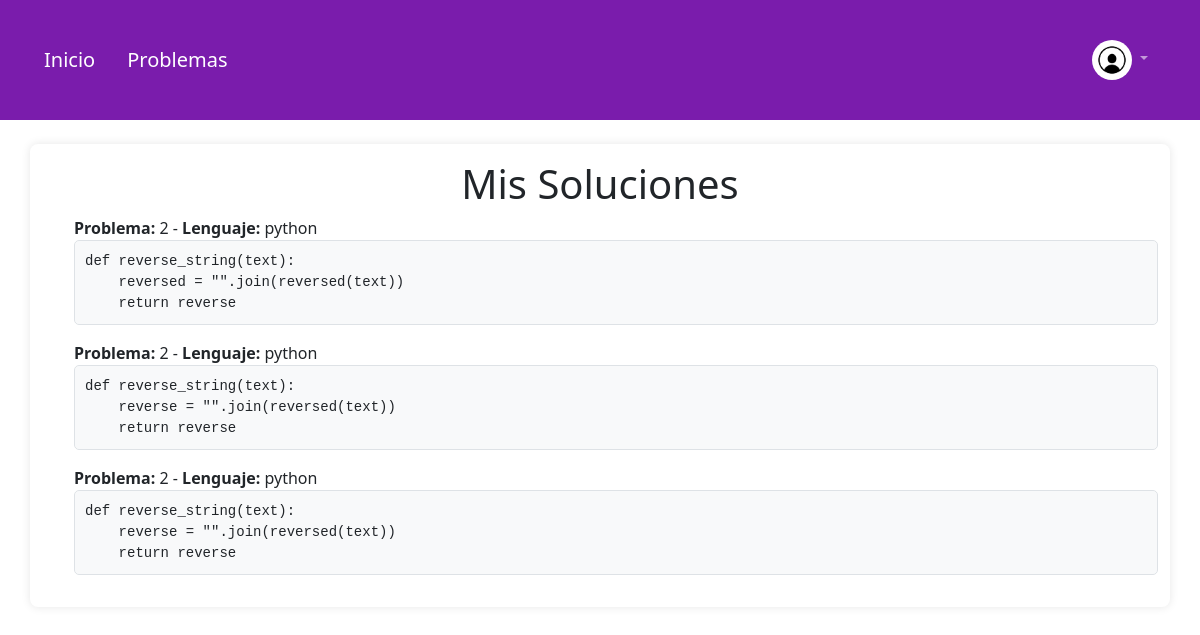
The app's page /profile (signed in), older data.
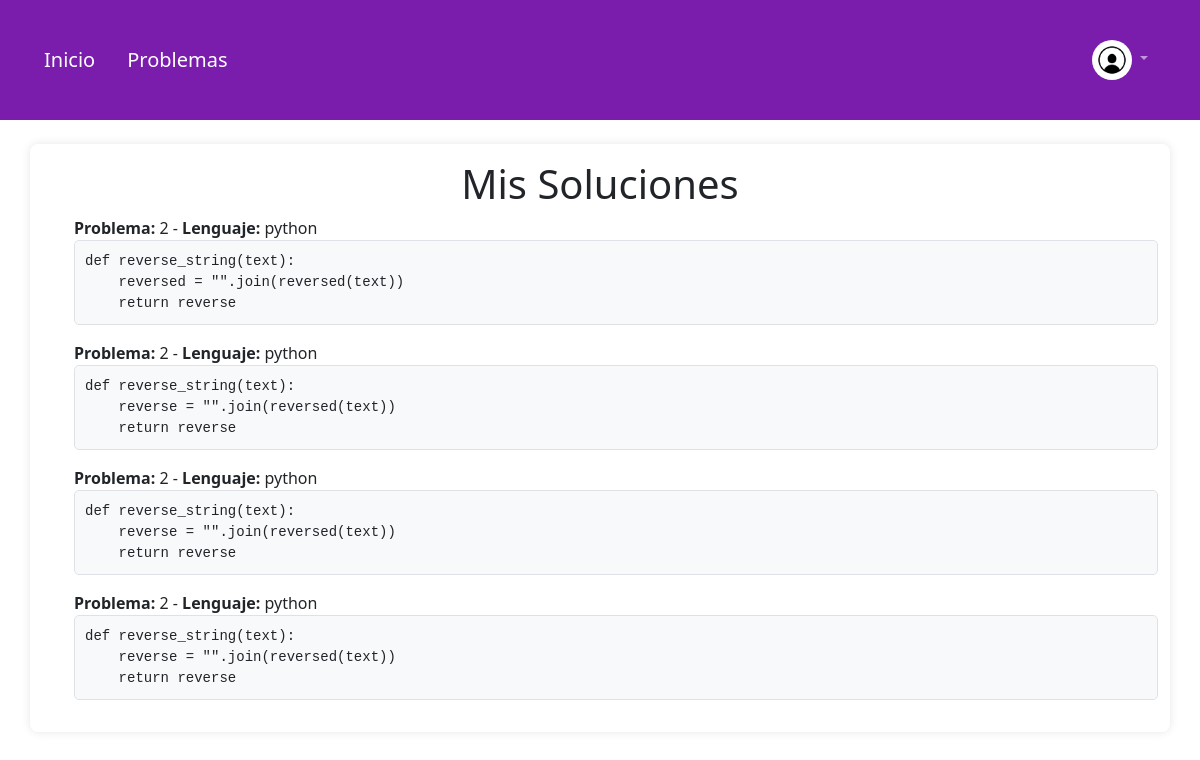
The same page, newer data.
### app.py (models this page shows)
class Solution(db.Model):
    id = db.Column(db.Integer, primary_key=True)
    problem_id = db.Column(db.Integer, nullable=False)
    language = db.Column(db.String(50), nullable=False)
    code = db.Column(db.Text, nullable=False)
    user_id = db.Column(db.Integer, db.ForeignKey('user.id'), nullable=False)

### app.py (the view)
@app.route('/profile')
@login_required
def profile():
    user_solutions = Solution.query.filter_by(user_id=current_user.id).all()
    return render_template('profile.html', solutions=user_solutions, username=current_user.username)

### app.py (called while the page is built)
@login_manager.user_loader
def load_user(user_id):
    return User.query.get(int(user_id))

### templates/profile.html (shortened to what this page needs)
{% extends "base.html" %}
{% block content %}
<h1>Mis Soluciones</h1>
<ul>
  {% for solution in solutions %}
    <li>
      <strong>Problema:</strong> {{ solution.problem_id }} - <strong>Lenguaje:</strong> {{ solution.language }}
      <pre><code>{{ solution.code }}</code></pre>
    </li>
  {% endfor %}
</ul>
    {% endblock %}

### templates/base.html (shortened to what this page needs)
<!DOCTYPE html>
<html lang="es">
<head>
    <link rel="stylesheet" href="{{ url_for('static', filename='styles.css') }}">
    <link rel="stylesheet" href="../static/styles.css">
    <link href="https://cdn.jsdelivr.net/npm/bootstrap@5.3.2/dist/css/bootstrap.min.css" rel="stylesheet">
</head>
<body>
    <header>
        <nav class="navbar navbar-expand-lg navbar-dark navbar-purple">
            <div class="container-fluid">
                <a class="navbar-brand" href="{{ url_for('home') }}">Inicio</a>
                <a class="navbar-brand" href="{{ url_for('problem_list') }}">Problemas</a>
                <div class="collapse navbar-collapse justify-content-end" id="navbarNav">
                    <ul class="navbar-nav">
                        {% if current_user.is_authenticated %}
                        <li class="nav-item dropdown">
                            <a class="nav-link dropdown-toggle" href="#" id="navbarDropdown" role="button" data-bs-toggle="dropdown" aria-expanded="false">
                                <img src="{{ url_for('static', filename='img/default-avatar.jpg') }}" alt="Avatar" class="navbar-avatar">
                            </a>
                        </li>
                        {% endif %}
                    </ul>
                </div>
            </div>
        </nav>
    </header>
    <main class="container mt-4">
        {% block content %}{% endblock %}
    </main>
</body>
</html>

### static/styles.css (style rules this page uses)
code { font-family: "Courier New", Courier, monospace; background-color: #f8f9fa; border: 1px solid #dee2e6; border-radius: 5px; display: block; padding: 10px; white-space: pre-wrap; overflow-x: auto; color: #212529; }
body { font-family: Arial, sans-serif; background-color: #F5F2FA; margin: 0; padding: 0; color: #2E073F; }
header { background-color: #7A1CAC; color: white; padding: 1rem; text-align: center; }
nav { margin: 0; padding: 1rem; background-color: #4A2367; }
nav a { color: #EBD3F8; margin: 0 1rem; text-decoration: none; }
.container { margin: 2rem auto; max-width: 800px; padding: 1rem; background-color: white; border-radius: 8px; box-shadow: 0 0 10px rgba(0, 0, 0, 0.1); }
h1 { color: #6C4CA9; font-size: 2rem; text-align: center; }
ul { list-style-type: none; padding: 0; }
ul li { margin: 0.5rem 0; }
ul li a { text-decoration: none; color: #4A2367; }

### templates/base.html (style rules this page uses)
.navbar-avatar { width: 40px; height: 40px; border-radius: 50%; object-fit: cover; }
.navbar-purple { background-color: #7A1CAC; }

Row changes from the older to the newer data that the page shows:
added Solution: problem_id "2", language "python", code "def reverse_string(text): reverse = \"\".join(reversed(text)) return reverse"
